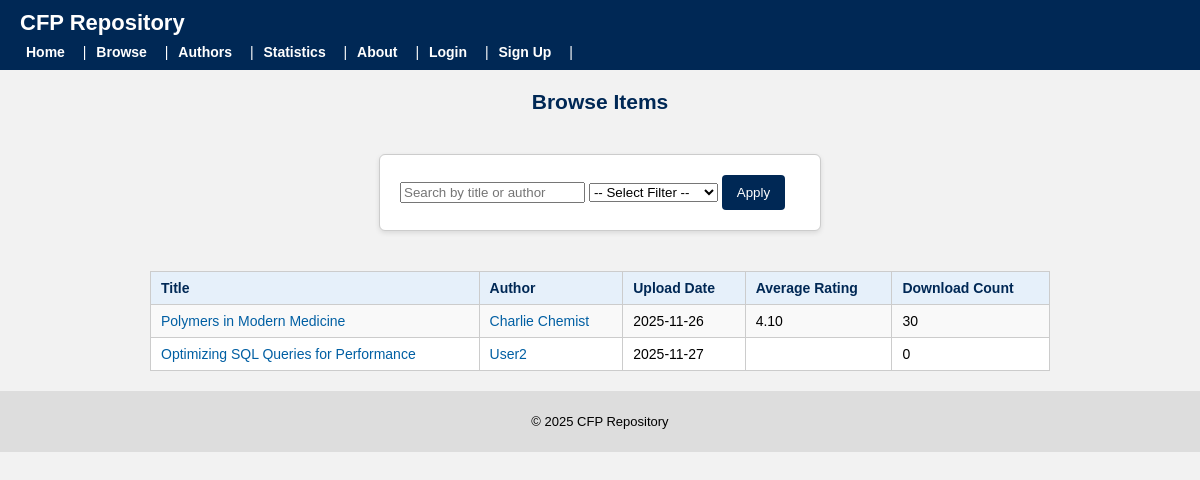
/browse.php, run on an earlier commit of the app's database.
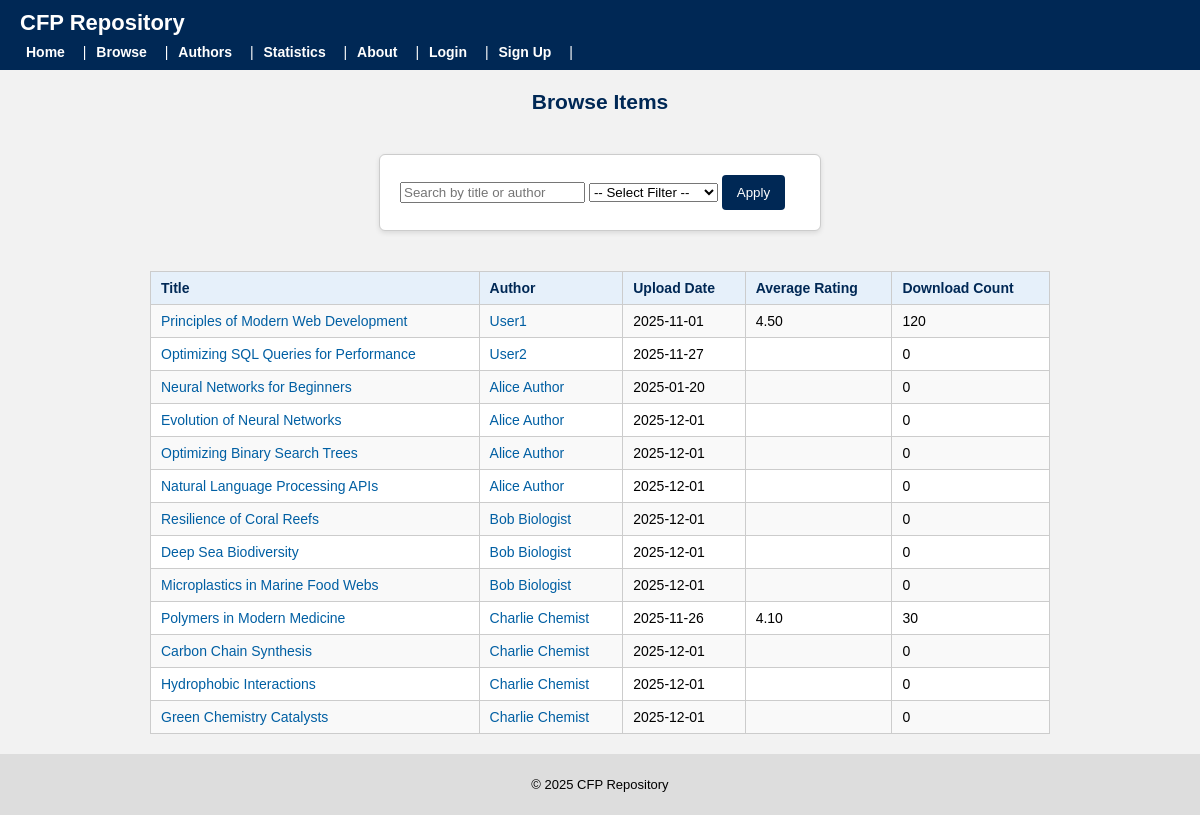
And on a later commit of the database.
### tables this page shows
CREATE TABLE `text` (
  `text_id` int(11) NOT NULL,
  `author_orcid` varchar(20) DEFAULT NULL,
  `title` varchar(255) NOT NULL,
  `abstract` text DEFAULT NULL,
  `topic` varchar(100) DEFAULT NULL,
  `version` int(11) NOT NULL DEFAULT 1,
  `upload_date` date NOT NULL,
  `status` enum('draft','under_review','published','archived') DEFAULT 'draft',
  `download_count` int(11) DEFAULT NULL,
  `total_donations` decimal(10,2) DEFAULT NULL,
  `avg_rating` decimal(3,2) DEFAULT NULL
);

CREATE TABLE `member` (
  `member_id` int(11) NOT NULL,
  `name` varchar(100) NOT NULL,
  `organization` varchar(100) NOT NULL,
  `primary_email` varchar(100) NOT NULL,
  `recovery_email` varchar(100) DEFAULT NULL,
  `password_hash` varchar(255) NOT NULL,
  `pseudonym` varchar(50) NOT NULL,
  `verification_matrix` varchar(255) DEFAULT NULL,
  `matrix_expiry_date` date DEFAULT NULL,
  `join_date` date NOT NULL,
  `status` enum('active','suspended','blacklisted') DEFAULT 'active',
  `download_limit` int(11) DEFAULT NULL,
  `street` varchar(100) DEFAULT NULL,
  `city` varchar(50) DEFAULT NULL,
  `state` varchar(50) DEFAULT NULL,
  `country` varchar(50) DEFAULT NULL,
  `postal_code` varchar(20) DEFAULT NULL,
  `introduced_by` int(11) DEFAULT NULL
);

### browse.php (the view, shortened to what this page needs)
<?php
require 'db.php';
include 'header.php';
$search = '';
$query = "SELECT
            t.text_id,
            t.title,
            t.upload_date,
            t.avg_rating,
            t.download_count,
            a.orcid,
            m.name
          FROM text t, member m, author a
          WHERE t.author_orcid = a.orcid
            AND a.member_id = m.member_id
            AND t.status = 'published' ";
$result = mysqli_query($conn, $query);
?>
<h2 class="centered-title">Browse Items</h2>
<form method="GET" action="browse.php" class="centered-form">
    <input type="text" name="search" placeholder="Search by title or author" value="<?php echo htmlspecialchars($search); ?>">
    <select name="filter">
        <option value="">-- Select Filter --</option>
    </select>
    <button type="submit">Apply</button>
</form>
<table>
    <tr>
        <th>Title</th>
        <th>Author</th>
        <th>Upload Date</th>
        <th>Average Rating</th>
        <th>Download Count</th>
    </tr>
    <?php while ($row = mysqli_fetch_assoc($result)) { ?>
    <tr>
        <td><a href="item.php?text_id=<?php echo $row['text_id']; ?>"><?php echo htmlspecialchars($row['title']); ?></a></td>
        <td><a href="author_info.php?orcid=<?php echo $row['orcid']; ?>"><?php echo htmlspecialchars($row['name']); ?></a></td>
        <td><?php echo htmlspecialchars($row['upload_date']); ?></td>
        <td><?php echo htmlspecialchars($row['avg_rating']); ?></td>
        <td><?php echo htmlspecialchars($row['download_count']); ?></td>
    </tr>
    <?php } ?>
</table>
<?php include 'footer.php'; ?>

What changed in the data, as far as the page shows it:
now on this page (row edited): text: title "Principles of Modern Web Development", member.name "User1", upload_date "2025-11-01", avg_rating "4.50", download_count "120"
shown differently, row unchanged: text "Optimizing SQL Queries for Performance": moves up the list
now on this page (row edited): text: title "Neural Networks for Beginners", member.name "Alice Author", upload_date "2025-01-20", download_count "0"
added text: title "Evolution of Neural Networks", member.name "Alice Author", upload_date "2025-12-01", download_count "0"
added text: title "Optimizing Binary Search Trees", member.name "Alice Author", upload_date "2025-12-01", download_count "0"
added text: title "Natural Language Processing APIs", member.name "Alice Author", upload_date "2025-12-01", download_count "0"
added text: title "Resilience of Coral Reefs", member.name "Bob Biologist", upload_date "2025-12-01", download_count "0"
added text: title "Deep Sea Biodiversity", member.name "Bob Biologist", upload_date "2025-12-01", download_count "0"
added text: title "Microplastics in Marine Food Webs", member.name "Bob Biologist", upload_date "2025-12-01", download_count "0"
added text: title "Carbon Chain Synthesis", member.name "Charlie Chemist", upload_date "2025-12-01", download_count "0"
added text: title "Hydrophobic Interactions", member.name "Charlie Chemist", upload_date "2025-12-01", download_count "0"
added text: title "Green Chemistry Catalysts", member.name "Charlie Chemist", upload_date "2025-12-01", download_count "0"
